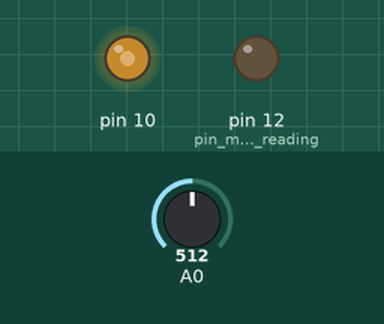
Simulated run of this sketch. Board: Arduino Uno, built with avr-gcc and run on an emulated ATmega328P. Parts: output pins drawn as LEDs (lit = HIGH). Inputs (shaded band) come from the test bench; at power-on: A0 = 512.

Above: at 1.2 s.
1.3 s: A0 set to 716
At 2.5 s:
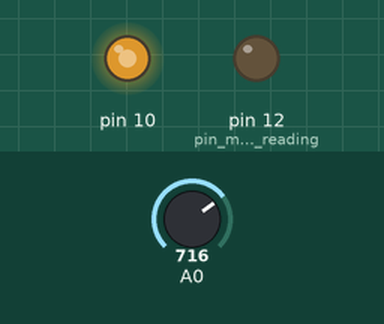
2.8 s: A0 set to 900
At 3.8 s:
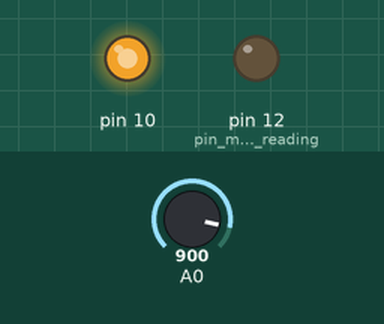
4.3 s: A0 set to 122
At 5.0 s:
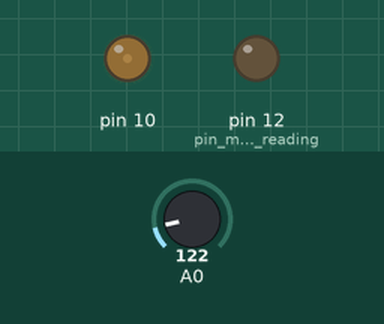
5.8 s: A0 set to 0
At 6.1 s:
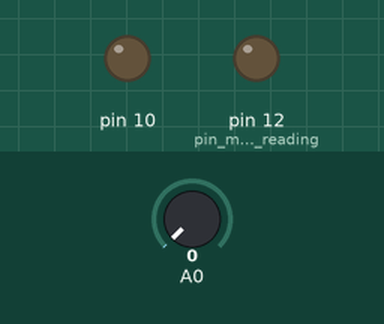
Timing chart, 0 to 8.3 s (numbered marks = the images above; inputs shaded):
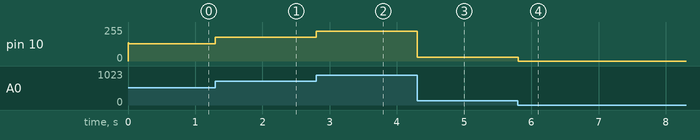

The sketch:

Lab8code.ino
```cpp
#include <TimerOne.h>

  int ledPin = 13;   //pin for the led
  unsigned long Timer2 = 0;
  const long Timer2Interval = 10;         //values for the timer
  unsigned long currentMillis = millis();
  const long DutyCycle = 551;       //value for the PWM, has been edited for parts of lab

void setup() {
  pinMode (10,OUTPUT);
  pinMode (12,OUTPUT);        //pin modes for the reading

  Timer1.pwm(10, DutyCycle, 100);  //setup for the sampling
  Timer1.initialize(5);

  //Serial.begin(9600);  //was used as a test to check timer
  //Serial.available();

}

void loop() {
  if( millis() - Timer2 >= Timer2Interval) { //keeps the program in a 10ms interval
    Timer2 = Timer2 + Timer2Interval;
    digitalWrite(ledPin, HIGH);       //Turn on LED
    analogRead(A0);
    bitSet(PORTB,5);  //saves the frequency
    Timer1.pwm(10, analogRead(A0));    //reads the frequency
    digitalWrite(ledPin, LOW); //Turns off LED
    bitClear(PORTD,5);
    //Serial.print("hello"); // test for the timer

  }
}
```

Measured:
- after the input at 1.3 s, pin 10: 128/255 → 179/255 at once
- after the input at 2.8 s, pin 10: 179/255 → 225/255 at once
- after the input at 4.3 s, pin 10: 225/255 → 30/255 at once
- after the input at 5.8 s, pin 10: 30/255 → 0/255 at once
